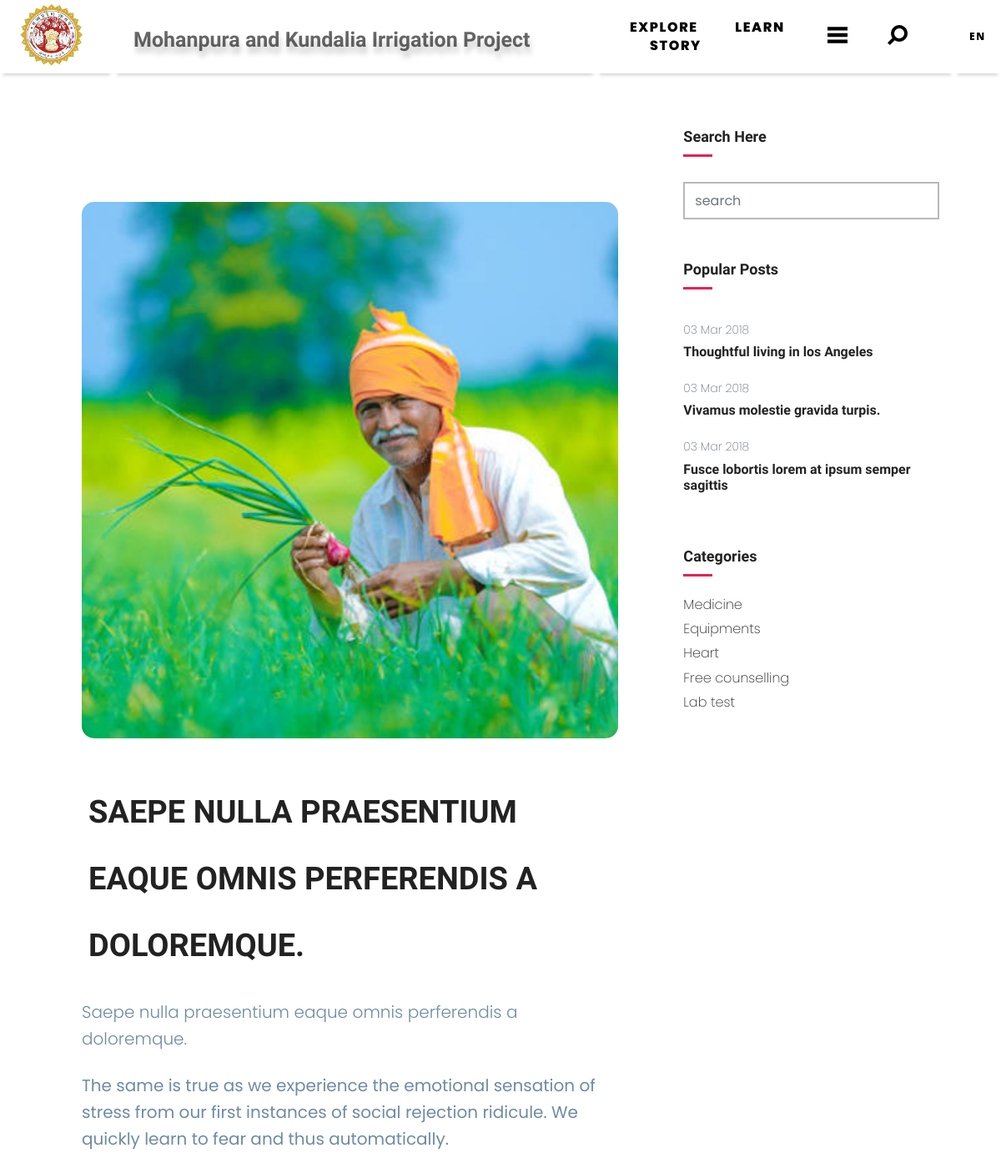
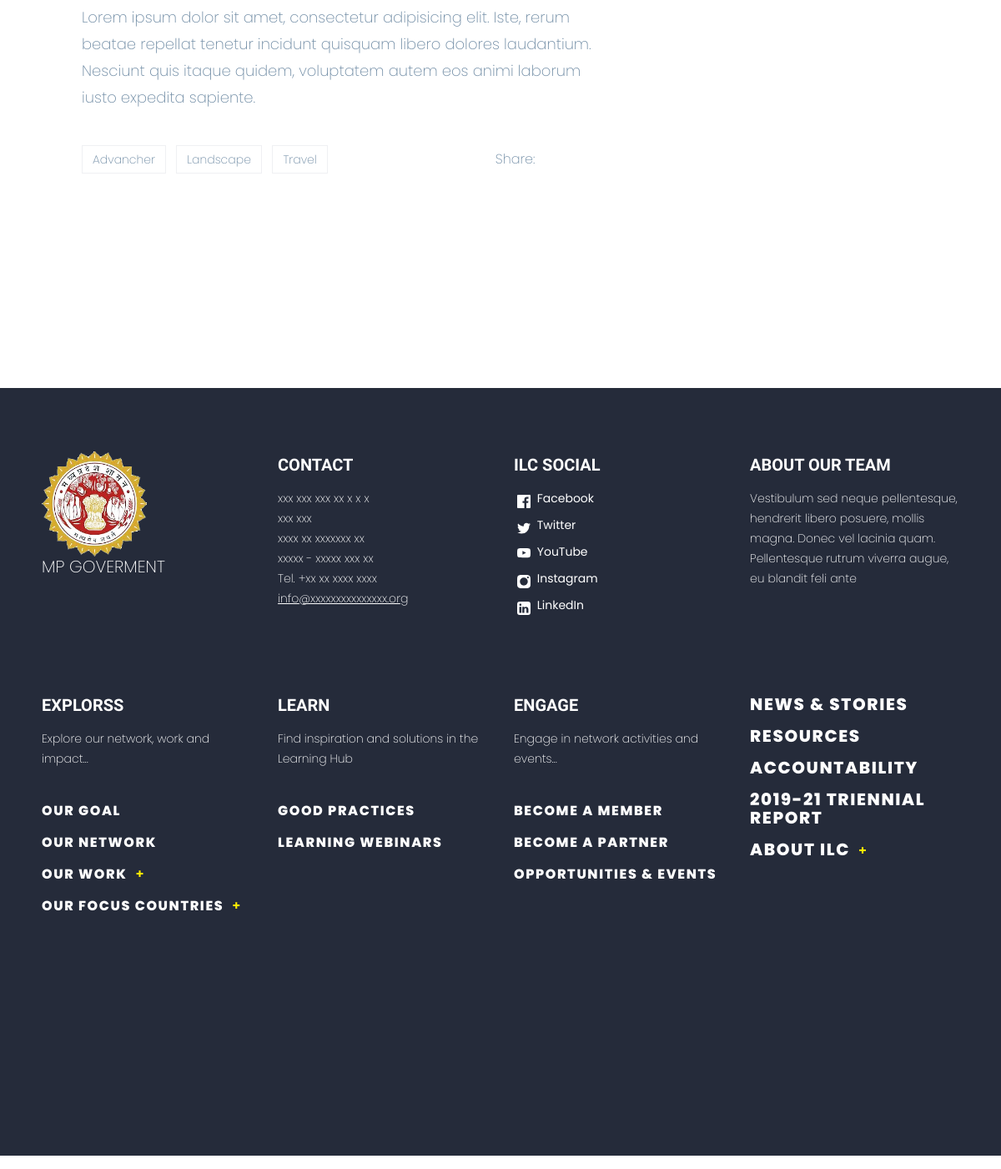
Screenshot of /Blog/1/ with the database file from the repository (2 pictures, top to bottom).
### zapp/models.py (models this page shows, shortened)
class Blogs(models.Model):
    categorys = models.ForeignKey(Blog_category, on_delete=models.CASCADE, null=True)
    name =  models.CharField(max_length=50)
    detail = models.TextField(null=True)
    discription = RichTextField(null=True)
    image = models.FileField(null=True)
    date = models.DateField(auto_now=True)

### zapp/views.py (the view)
# urls.py: path('Blog/<int:blo_id>/',BLOGDETAIL, name='blogdetail'),
def BLOGDETAIL(request,blo_id):
    cat = Blogs.objects.get(id=blo_id)
    d = {"cat":cat,}
    return render(request, 'dynamic/Blog_dynamic.html',d)

### zapp/templates/dynamic/Blog_dynamic.html (shortened to what this page needs)
<!DOCTYPE html>
<html lang="zxx">
<head>
    {% load static %}
  <link rel="stylesheet" href="{% static 'doctor/plugins/bootstrap/css/bootstrap.min.css' %}">
  <link rel="stylesheet" href="{% static 'doctor/plugins/icofont/icofont.min.css' %}">
  <link rel="stylesheet" href="{% static 'doctor/plugins/slick-carousel/slick/slick.css' %}">
  <link rel="stylesheet" href="{% static 'doctor/plugins/slick-carousel/slick/slick-theme.css' %}">
  <link rel="stylesheet" href="{% static 'doctor/css/style.css' %}">
</head>
<body id="top">
{% include 'header.html' %}
<div class="background-text bg_light" >
    <div class="background-text__content"  >
    <h1 class="block block--large highlight-header" style="padding-left: 25%;font-size: 60px;margin-top: -70px;" ><span class="highlight-header" style="color: #252B3A;" ></span></h1>
    <section class="section blog-wrap" style="padding-left: 50px;padding-right: 50px;margin-top: -180px;" >
        <div class="container">
            <div class="row">
                <div class="col-lg-8">
                    <div class="row">
                        <section class="section service-2">
                            <div class="container">
                                <div class="col-lg-12 mb-5">
                                    <div class="single-blog-item">
                                        <img src="{{ cat.image.url }}" style="border-radius: 15px;" alt="" class="img-fluid">
                                        <div class="blog-item-content mt-5">
                                            <h2 class="mb-4 text-md"><a href="">{{ cat.detail }}</a></h2>
                                            <p class="lead mb-4">{{ cat.discription }}</p>
                                            <p class="lead mb-4 font-weight-normal text-black">The same is true as we experience the emotional sensation of stress from our first instances of social rejection ridicule. We quickly learn to fear and thus automatically.</p>
                                            <p>Lorem ipsum dolor sit amet, consectetur adipisicing elit. Iste, rerum beatae repellat tenetur incidunt quisquam libero dolores laudantium. Nesciunt quis itaque quidem, voluptatem autem eos animi laborum iusto expedita sapiente.</p>
                                            <div class="mt-5 clearfix">
                                                <ul class="float-left list-inline tag-option">
                                                    <li class="list-inline-item"><a href="#">Advancher</a></li>
                                                    <li class="list-inline-item"><a href="#">Landscape</a></li>
                                                    <li class="list-inline-item"><a href="#">Travel</a></li>
                                                   </ul>
                                                <ul class="float-right list-inline">
                                                    <li class="list-inline-item"> Share: </li>
                                                    <li class="list-inline-item"><a href="#" target="_blank"><i class="icofont-facebook" aria-hidden="true"></i></a></li>
                                                    <li class="list-inline-item"><a href="#" target="_blank"><i class="icofont-twitter" aria-hidden="true"></i></a></li>
                                                    <li class="list-inline-item"><a href="#" target="_blank"><i class="icofont-pinterest" aria-hidden="true"></i></a></li>
                                                    <li class="list-inline-item"><a href="#" target="_blank"><i class="icofont-linkedin" aria-hidden="true"></i></a></li>
                                                </ul>
                                            </div>
                                        </div>
                                    </div>
                                </div>
                            </div>
                        </section>
    </div>
                </div>
                <div class="col-lg-4" style="margin-top:-850px" >
                    <div class="sidebar-wrap pl-lg-4 mt-5 mt-lg-0" >
        <div class="sidebar-widget search  mb-3 ">
            <h5>Search Here</h5>
            <form action="#" class="search-form">
                <input type="text" class="form-control" placeholder="search">
            </form>
        </div>
        <div class="sidebar-widget latest-post mb-3">
            <h5>Popular Posts</h5>
            <div class="py-2">
                <span class="text-sm text-muted">03 Mar 2018</span>
                <h6 class="my-2"><a href="#">Thoughtful living in los Angeles</a></h6>
            </div>
            <div class="py-2">
                   <span class="text-sm text-muted">03 Mar 2018</span>
                <h6 class="my-2"><a href="#">Vivamus molestie gravida turpis.</a></h6>
            </div>
            <div class="py-2">
                <span class="text-sm text-muted">03 Mar 2018</span>
                <h6 class="my-2"><a href="#">Fusce lobortis lorem at ipsum semper sagittis</a></h6>
            </div>
        </div>
        <div class="sidebar-widget category mb-3">
            <h5 class="mb-4">Categories</h5>
            <ul class="list-unstyled">
              <li class="align-items-center">
                <a href="#">Medicine</a>
              </li>
              <li class="align-items-center">
                <a href="#">Equipments</a>
              </li>
              <li class="align-items-center">
                <a href="#">Heart</a>
              </li>
              <li class="align-items-center">
                <a href="#">Free counselling</a>
              </li>
              <li class="align-items-center">
                <a href="#">Lab test</a>
              </li>
            </ul>
        </div>
    </div>
                </div>
            </div>
        </div>
    </section>
{% include 'footer.html' %}
  </body>
  </html>

### zapp/static/doctor/css/style.css (style rules this page uses)
html { overflow-x: hidden; }
body { line-height: 1.6; font-family: "Roboto", sans-serif; -webkit-font-smoothing: antialiased; font-size: 16px; color: #6F8BA4; font-weight: 400; }
h1, .h1, h2, .h2, h3, .h3, h4, .h4, h5, .h5, h6, .h6 { font-family: "Exo", sans-serif; font-weight: 700; color: #222; }
h1, .h1 { font-size: 2.5rem; }
h2, .h2 { font-size: 44px; }
h5, .h5 { font-size: 1.25rem; }
h6, .h6 { font-size: 1rem; }
p { line-height: 30px; }
input[type="email"], input[type="password"], input[type="text"], input[type="tel"] { box-shadow: none; height: 45px; outline: none; font-size: 14px; }
.form-control { box-shadow: none; border-radius: 0; }
.section { padding: 100px 0; }
.text-sm { font-size: 14px; }
.text-md { font-size: 2.25rem; }
.blog-item-content h2 { font-weight: 600; font-size: 38px; }
.tag-option a { border: 1px solid #eff0f3; padding: 6px 12px; color: #6F8BA4; font-size: 14px; }
.sidebar-widget { margin-bottom: 30px; padding-bottom: 35px; }
.sidebar-widget h5 { margin-bottom: 30px; position: relative; padding-bottom: 15px; }
.sidebar-widget h5:before { position: absolute; content: ""; left: 0px; bottom: 0px; width: 35px; height: 3px; background: #e12454; }
.sidebar-widget.category ul li { margin-bottom: 10px; }
.sidebar-widget.category ul li a { color: #222; transition: all 0.3s ease; }
.search-form { position: relative; }

### zapp/templates/header.html (style rules this page uses)
* { box-sizing: border-box; }
body { font-family:'Poppins', sans-serif; }
img { vertical-align: middle; }

### rows the page displays
Blogs: image (picture), detail "SAEPE NULLA PRAESENTIUM EAQUE OMNIS PERFERENDIS A DOLOREMQUE.", discription "Saepe nulla praesentium eaque omnis perferendis a doloremque."
